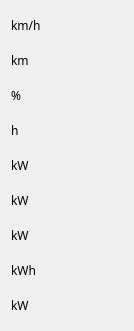
     <widget class="QWidget" name="formLayoutWidget_19">
      <property name="geometry">
       <rect>
        <x>930</x>
        <y>520</y>
        <width>121</width>
        <height>331</height>
       </rect>
      </property>
      <layout class="QFormLayout" name="formLayout_12">
       <item row="0" column="0">
        <widget class="QLabel" name="label_82">
         <property name="minimumSize">
          <size>
           <width>112</width>
           <height>29</height>
          </size>
         </property>
         <property name="maximumSize">
          <size>
           <width>112</width>
           <height>29</height>
          </size>
         </property>
         <property name="font">
          <font>
           <family>Biryani</family>
          </font>
         </property>
         <property name="text">
          <string>km/h</string>
         </property>
        </widget>
       </item>
       <item row="1" column="0">
        <widget class="QLabel" name="label_83">
         <property name="minimumSize">
          <size>
           <width>112</width>
           <height>29</height>
          </size>
         </property>
         <property name="maximumSize">
          <size>
           <width>112</width>
           <height>29</height>
          </size>
         </property>
         <property name="font">
          <font>
           <family>Biryani</family>
          </font>
         </property>
         <property name="text">
          <string>km</string>
         </property>
        </widget>
       </item>
       <item row="2" column="0">
        <widget class="QLabel" name="label_84">
         <property name="minimumSize">
          <size>
           <width>112</width>
           <height>29</height>
          </size>
         </property>
         <property name="maximumSize">
          <size>
           <width>112</width>
           <height>29</height>
          </size>
         </property>
         <property name="font">
          <font>
           <family>Biryani</family>
          </font>
         </property>
         <property name="text">
          <string>%</string>
         </property>
        </widget>
       </item>
       <item row="3" column="0">
        <widget class="QLabel" name="label_85">
         <property name="minimumSize">
          <size>
           <width>112</width>
           <height>29</height>
          </size>
         </property>
         <property name="maximumSize">
          <size>
           <width>112</width>
           <height>29</height>
          </size>
         </property>
         <property name="font">
          <font>
           <family>Biryani</family>
          </font>
         </property>
         <property name="text">
          <string>h</string>
         </property>
        </widget>
       </item>
       <item row="4" column="0">
        <widget class="QLabel" name="label_86">
         <property name="minimumSize">
          <size>
           <width>112</width>
           <height>29</height>
          </size>
         </property>
         <property name="maximumSize">
          <size>
           <width>112</width>
           <height>29</height>
          </size>
         </property>
         <property name="font">
          <font>
           <family>Biryani</family>
          </font>
         </property>
         <property name="text">
          <string>kW</string>
         </property>
        </widget>
       </item>
       <item row="5" column="0">
        <widget class="QLabel" name="label_91">
         <property name="minimumSize">
          <size>
           <width>112</width>
           <height>29</height>
          </size>
         </property>
         <property name="maximumSize">
          <size>
           <width>112</width>
           <height>29</height>
          </size>
         </property>
         <property name="font">
          <font>
           <family>Biryani</family>
          </font>
         </property>
         <property name="text">
          <string>kW</string>
         </property>
        </widget>
       </item>
       <item row="6" column="0">
        <widget class="QLabel" name="label_92">
         <property name="minimumSize">
          <size>
           <width>112</width>
           <height>29</height>
          </size>
         </property>
         <property name="maximumSize">
          <size>
           <width>112</width>
           <height>29</height>
          </size>
         </property>
         <property name="font">
          <font>
           <family>Biryani</family>
          </font>
         </property>
         <property name="text">
          <string>kW</string>
         </property>
        </widget>
       </item>
       <item row="7" column="0">
        <widget class="QLabel" name="label_93">
         <property name="minimumSize">
          <size>
           <width>112</width>
           <height>29</height>
          </size>
         </property>
         <property name="maximumSize">
          <size>
           <width>112</width>
           <height>29</height>
          </size>
         </property>
         <property name="font">
          <font>
           <family>Biryani</family>
          </font>
         </property>
         <property name="text">
          <string>kWh</string>
         </property>
        </widget>
       </item>
       <item row="8" column="0">
        <widget class="QLabel" name="label_94">
         <property name="minimumSize">
          <size>
           <width>112</width>
           <height>29</height>
          </size>
         </property>
         <property name="maximumSize">
          <size>
           <width>112</width>
           <height>29</height>
          </size>
         </property>
         <property name="font">
          <font>
           <family>Biryani</family>
          </font>
         </property>
         <property name="text">
          <string>kW</string>
         </property>
        </widget>
       </item>
      </layout>
     </widget>
